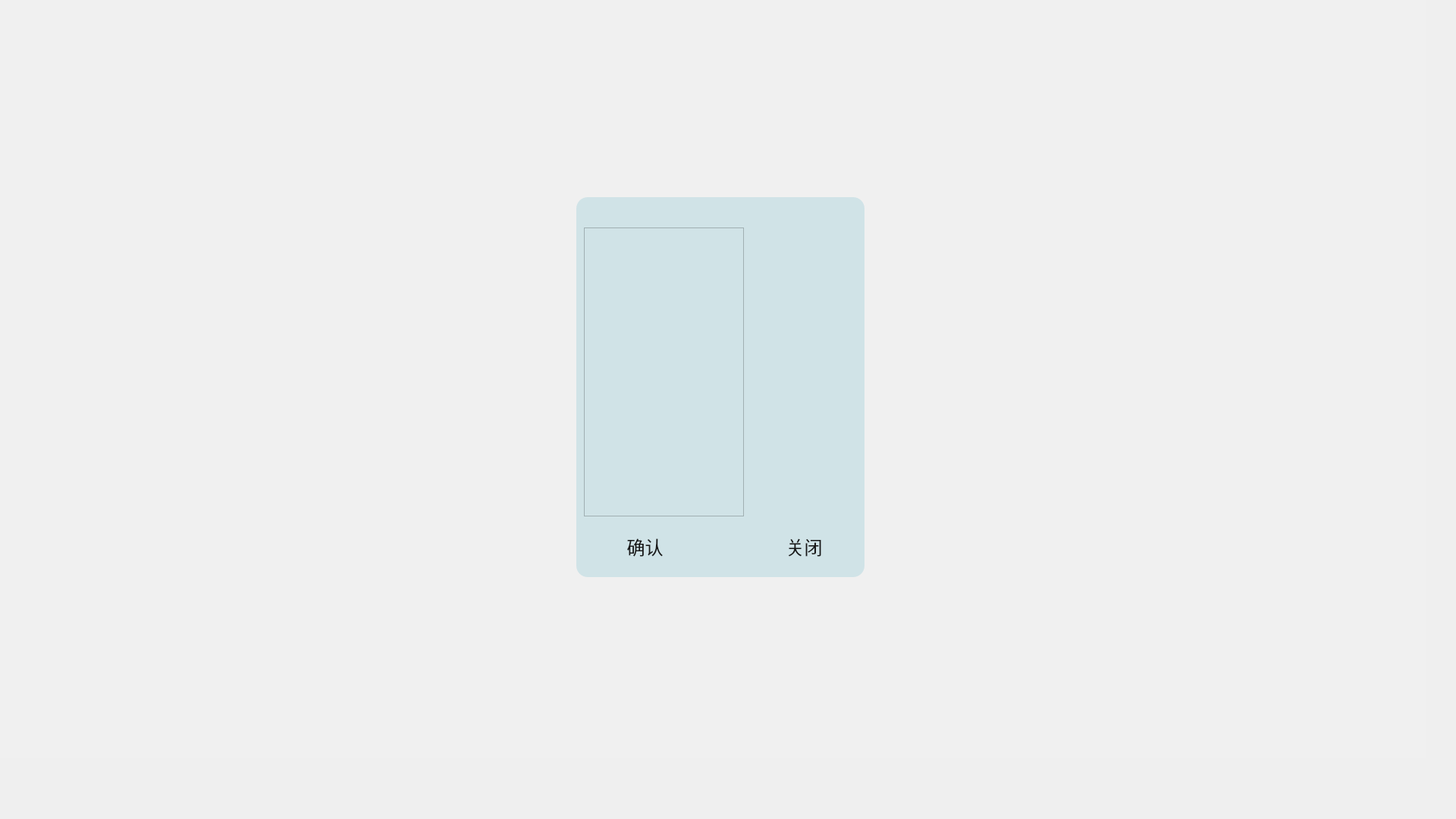
<?xml version="1.0" encoding="UTF-8"?>
<ui version="4.0">
 <class>PreChooseDialog</class>
 <widget class="QDialog" name="PreChooseDialog">
  <property name="geometry">
   <rect>
    <x>0</x>
    <y>0</y>
    <width>1920</width>
    <height>1080</height>
   </rect>
  </property>
  <property name="windowTitle">
   <string>Dialog</string>
  </property>
  <widget class="QLabel" name="label">
   <property name="geometry">
    <rect>
     <x>760</x>
     <y>260</y>
     <width>380</width>
     <height>501</height>
    </rect>
   </property>
   <property name="styleSheet">
    <string notr="true">background-color: rgb(208, 227, 231);
border-radius:15px;</string>
   </property>
   <property name="text">
    <string/>
   </property>
  </widget>
  <widget class="QLabel" name="label_3">
   <property name="geometry">
    <rect>
     <x>-40</x>
     <y>-80</y>
     <width>1920</width>
     <height>1080</height>
    </rect>
   </property>
   <property name="styleSheet">
    <string notr="true">background-color: rgba(240, 240, 240,50%);</string>
   </property>
   <property name="text">
    <string/>
   </property>
  </widget>
  <widget class="QPushButton" name="pushButton_close">
   <property name="geometry">
    <rect>
     <x>990</x>
     <y>690</y>
     <width>141</width>
     <height>61</height>
    </rect>
   </property>
   <property name="styleSheet">
    <string notr="true">QPushButton{
border-image: url(:/image/loadafter/1/xiayibuweixuanzhong.png);
border-radius: 22px;
color: rgb(24, 24, 24);
font-family: &quot;苹方 粗体&quot;;
	font-size: 24px;}
QPushButton:focus,QPushButton:hover{
border-image: url(:/image/loadafter/tab/2/组25.png);
}
	
QPushButton:pressed{
url(:/image/loadafter/1/xiayibuanzhong.png)
}</string>
   </property>
   <property name="text">
    <string>关闭</string>
   </property>
  </widget>
  <widget class="QPushButton" name="pushButton_sure">
   <property name="geometry">
    <rect>
     <x>780</x>
     <y>690</y>
     <width>141</width>
     <height>61</height>
    </rect>
   </property>
   <property name="styleSheet">
    <string notr="true">QPushButton{
border-image: url(:/image/loadafter/1/xiayibuweixuanzhong.png);
border-radius: 22px;
color: rgb(24, 24, 24);
font-family: &quot;苹方 粗体&quot;;
	font-size: 24px;}
QPushButton:focus,QPushButton:hover{
border-image: url(:/image/loadafter/tab/2/组25.png);
}
	
QPushButton:pressed{
url(:/image/loadafter/1/xiayibuanzhong.png)
}</string>
   </property>
   <property name="text">
    <string>确认</string>
   </property>
  </widget>
  <widget class="QLabel" name="label_2">
   <property name="geometry">
    <rect>
     <x>780</x>
     <y>270</y>
     <width>121</width>
     <height>21</height>
    </rect>
   </property>
   <property name="styleSheet">
    <string notr="true">font-family: &quot;苹方 中等&quot;;
	font-size: 14px;</string>
   </property>
   <property name="text">
    <string/>
   </property>
  </widget>
  <widget class="QTreeWidget" name="treeWidget">
   <property name="geometry">
    <rect>
     <x>770</x>
     <y>300</y>
     <width>211</width>
     <height>381</height>
    </rect>
   </property>
   <property name="styleSheet">
    <string notr="true">background-color: rgb(208, 227, 231);
border-color: rgb(208, 227, 231);
font: 14pt &quot;苹方 常规&quot;;</string>
   </property>
   <attribute name="headerVisible">
    <bool>false</bool>
   </attribute>
   <column>
    <property name="text">
     <string/>
    </property>
   </column>
  </widget>
  <zorder>label_3</zorder>
  <zorder>label</zorder>
  <zorder>pushButton_close</zorder>
  <zorder>pushButton_sure</zorder>
  <zorder>label_2</zorder>
  <zorder>treeWidget</zorder>
 </widget>
 <resources/>
 <connections/>
</ui>
